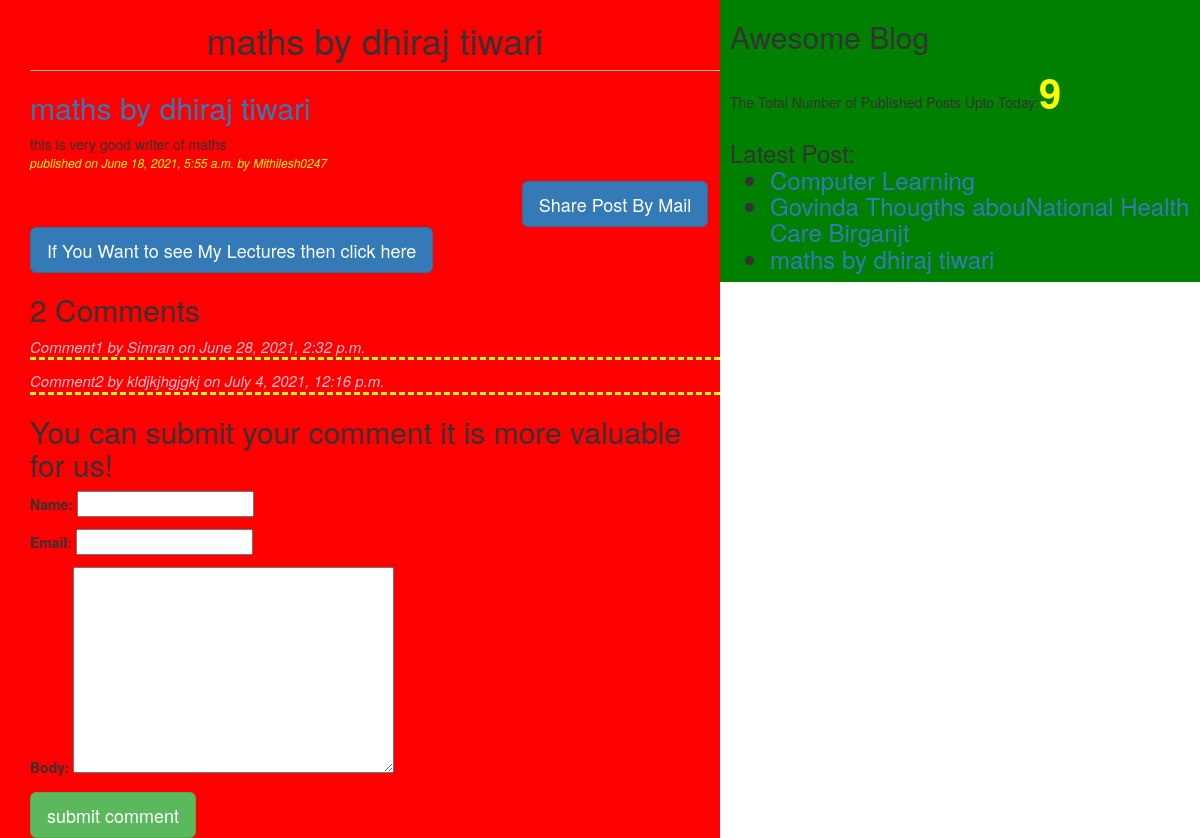
Screenshot of /2021/06/18/maths-dhiraj-tiwari/ with the database file from the repository.
### blogapp/models.py (models this page shows, shortened)
class Post(models.Model):
	STATUS_CHOICES=(('draft','Draft'),('published','Published'))
	title=models.CharField(max_length=256)
	slug=models.SlugField(max_length=264,unique_for_date='publish')
	author=models.ForeignKey(User,related_name='blog_posts')
	body=models.TextField()
	publish=models.DateTimeField(default=timezone.now)
	created=models.DateTimeField(auto_now_add=True)
	updated=models.DateTimeField(auto_now=True)
	status=models.CharField(max_length=10,choices=STATUS_CHOICES,default='draft')
	objects=CustomManager()
	tags=TaggableManager()
	class Meta:
		ordering=('-publish',)
	def get_absolute_url(self):
	    return reverse('post_detail',args=[self.publish.year,
	    self.publish.strftime('%m'),self.publish.strftime('%d'),self.slug])

class Comment(models.Model):
	post=models.ForeignKey(Post,related_name='comments')
	name=models.CharField(max_length=36)
	email=models.EmailField()
	body=models.TextField()
	created=models.DateTimeField(auto_now_add=True)
	updated=models.DateTimeField(auto_now=True)
	active=models.BooleanField(default=True)

### blogapp/views.py (the view)
def post_detail_view(request,year,month,day,post):
    post=get_object_or_404(Post,slug=post,
    	                        status='published',
    	                        publish__year=year,
    	                        publish__month=month,
    	                        publish__day=day)
    comments=post.comments.filter(active=True)
    csubmit=False
    if request.method=='POST':
    	form=CommentForm(request.POST)
    	if form.is_valid():
    		new_comment=form.save(commit=False)
    		new_comment.post=post
    		new_comment.save()
    		csubmit=True;
    else:
        form=CommentForm()
    return render(request,'detail.html',{'post':post,'form':form,
        'csubmit':csubmit,'comments':comments})

### blogapp/forms.py
class CommentForm(forms.ModelForm):
	class Meta:
		model=Comment
		fields=('name','email','body')

### blogapp/templatetags/blog_tags.py (called while the page is built)
@register.simple_tag
def total_posts():
	return  Post.objects.count()

@register.inclusion_tag('latestpost.html')
def show_latest_posts():
    latest_posts=Post.objects.order_by('-publish')[:3]
    return{'latest_posts':latest_posts}

### blogapp/templates/detail.html (shortened to what this page needs)
{%extends 'base.html'%}
{%block content%}
<h1>{{post.title}}</h1>
<a href=""><h2>{{post.title}}</h2></a>
{{post.body}}
<p id="date">published on {{post.publish}} by {{post.author|title}}</p>
<div class="container" align="center">
	<a href="/{{post.id}}/share" class="btn btn-primary btn-lg" >Share Post By Mail</a>
</div>
<a href="https://www.youtube.com/channel/UCSHosDak3ESWIK1hT70GOJg/videos" class="btn btn-primary btn-lg">If You Want to see My Lectures then click here</a>
{% with comments.count as comments_count%}
<h2>{{comments_count}} Comment{{comments_count|pluralize}}</h2>
{%endwith%}
{% if comments %}
{%for comment in comments%}
<p id="ch">Comment{{forloop.counter}} by {{comment.name}} on {{comment.created}}</p>
{%endfor%}
{%else%}
<p>There are no Comments Yet|</p>
{%endif%}
{%if csubmit %}
<h2>Your comments added successfully</h2>
{%else%}
<h2> You can submit your comment it is more valuable for us!</h2>
<form method="POST">
	{{form.as_p}}
	<input type="submit" class="btn btn-success btn-lg" value="submit comment">
</form>
	{%endif%}
{%endblock%}

### blogapp/templates/latestpost.html
<ul>
	{% for post in latest_posts%}
	<li><a href="{{post.get_absolute_url}}">{{post.title}}</a></li>
	{%endfor%}
</ul>

### blogapp/static/blog.css (style rules this page uses)
h1 { text-align: center; border-bottom:1px solid #bbb; padding-bottom:10px; }
#date { color: yellow; font-size: 12px; font-style: italic; }
#ch { color: pink; font-size:15px; font-style: italic; border-bottom:3px dashed yellow; }

### rows the page displays
Post: title "maths by dhiraj tiwari", body "this is very good writer of maths", publish "June 18, 2021, 5:55 a.m.", author "Mithilesh0247"
Comment: name "Simran", created "June 28, 2021, 2:32 p.m."
Comment: name "kldjkjhgjgkj", created "July 4, 2021, 12:16 p.m."
Post: title "Computer Learning"
Post: title "Govinda Thougths abouNational Health Care Birganjt"

### other values shown
{{ comments_count }} "2"
